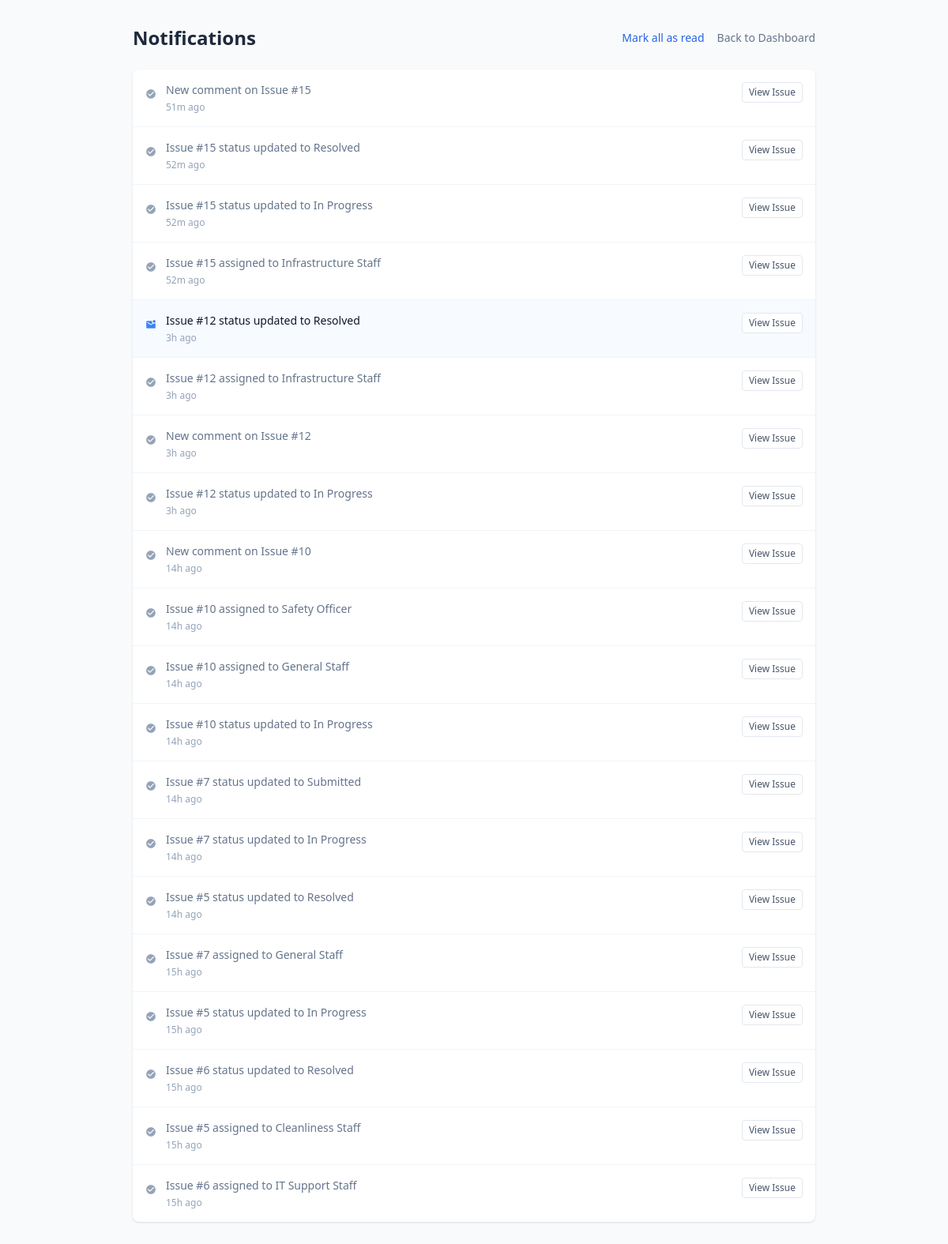
/notifications (signed in), run on the app's committed database.
### tables this page shows
CREATE TABLE notifications (
            id INTEGER PRIMARY KEY AUTOINCREMENT,
            user_id INTEGER NOT NULL,
            issue_id INTEGER,
            message TEXT NOT NULL,
            is_read BOOLEAN DEFAULT 0,
            created_at TIMESTAMP DEFAULT CURRENT_TIMESTAMP,
            FOREIGN KEY (user_id) REFERENCES users (id),
            FOREIGN KEY (issue_id) REFERENCES issues (id)
        );

### app/routes/common.py (the view)
@bp.route('/notifications')
@login_required
def notifications():
    db = get_db()
    notifications = db.execute('''
        SELECT * FROM notifications
        WHERE user_id = ?
        ORDER BY created_at DESC
    ''', (session['user_id'],)).fetchall()
    return render_template('notifications.html', notifications=notifications)

### app/db.py (called while the page is built)
def get_db():
    if 'db' not in g:
        g.db = sqlite3.connect(
            current_app.config['DATABASE'],
            detect_types=sqlite3.PARSE_DECLTYPES
        )
        g.db.row_factory = sqlite3.Row
        g.db.execute("PRAGMA foreign_keys = ON")
    return g.db

### app/utils.py (called while the page is built)
def login_required(f):
    @wraps(f)
    def decorated(*args, **kwargs):
        if 'user_id' not in session:
            flash('Please log in first.', 'error')
            return redirect(url_for('auth.login'))
        return f(*args, **kwargs)
    return decorated

def to_ist(value):
    if value is None:
        return None
    if isinstance(value, str):
        try:
            value = datetime.strptime(value, '%Y-%m-%d %H:%M:%S')
        except ValueError:
            return value
    return value + IST_OFFSET

def time_since(value):
    if not value:
        return ""
    if isinstance(value, str):
        try:
            value = datetime.strptime(value, '%Y-%m-%d %H:%M:%S')
        except ValueError:
            return value
    now = datetime.utcnow()
    diff = now - value
    if diff.days > 0:
        return f"{diff.days}d ago"
    elif diff.seconds > 3600:
        return f"{diff.seconds // 3600}h ago"
    elif diff.seconds > 60:
        return f"{diff.seconds // 60}m ago"
    else:
        return "Just now"

### app/templates/notifications.html (shortened to what this page needs)
<!DOCTYPE html>
<html class="light" lang="en">
<head>
    <script src="https://cdn.tailwindcss.com?plugins=forms,container-queries"></script>
</head>
<body class="bg-gray-50 dark:bg-gray-900 font-sans text-slate-800 dark:text-slate-200 min-h-screen">
    <div class="max-w-4xl mx-auto px-4 py-8">
        <div class="flex justify-between items-center mb-6">
            <h1 class="text-2xl font-bold">Notifications</h1>
            <div class="flex gap-4">
                <a href="{{ url_for('common.clear_all') }}" class="text-sm text-blue-600 hover:text-blue-800">Mark all
                    as read</a>
                <a href="{{ url_for('admin.dashboard' if session.role == 'admin' else 'student.dashboard') }}"
                    class="text-sm text-slate-500 hover:text-slate-700">Back to Dashboard</a>
            </div>
        </div>
        <div class="bg-white dark:bg-slate-800 rounded-lg shadow overflow-hidden">
            {% if notifications %}
            <ul class="divide-y divide-slate-100 dark:divide-slate-700">
                {% for notif in notifications %}
                <li
                    class="p-4 hover:bg-slate-50 dark:hover:bg-slate-700/50 transition-colors {{ 'bg-blue-50/50 dark:bg-blue-900/10' if not notif.is_read else '' }}">
                    <div class="flex justify-between items-start">
                        <div class="flex gap-3">
                            <div class="mt-1">
                                <span
                                    class="material-icons text-sm {{ 'text-blue-500' if not notif.is_read else 'text-slate-400' }}">
                                </span>
                            </div>
                            <div>
                                <p
                                    class="text-sm font-medium {{ 'text-slate-900 dark:text-white' if not notif.is_read else 'text-slate-500 dark:text-slate-400' }}">
                                    {{ notif.message }}
                                </p>
                                <p class="text-xs text-slate-400 mt-1">{{ notif.created_at|to_ist|timesince }}</p>
                            </div>
                        </div>
                        {% if notif.issue_id %}
                        <a href="{{ url_for('common.mark_read', notification_id=notif.id) }}"
                            class="text-xs bg-white border border-slate-200 rounded px-2 py-1 text-slate-600 hover:text-blue-600 hover:border-blue-600 transition-colors">
                            View Issue
                        </a>
                        {% endif %}
                    </div>
                </li>
                {% endfor %}
            </ul>
            {% else %}
            <div class="p-12 text-center text-slate-500">
                <span class="material-icons text-4xl mb-2 block text-slate-300">notifications_off</span>
                No notifications yet.
            </div>
            {% endif %}
        </div>
    </div>
</body>
</html>

### data on the page
notifications: is_read True (drawn), message "New comment on Issue #15", created_at|to_ist "51m ago"
notifications: is_read True (drawn), message "Issue #15 status updated to Resolved", created_at|to_ist "52m ago"
notifications: is_read True (drawn), message "Issue #15 status updated to In Progress", created_at|to_ist "52m ago"
notifications: is_read True (drawn), message "Issue #15 assigned to Infrastructure Staff", created_at|to_ist "52m ago"
notifications: is_read False (drawn), message "Issue #12 status updated to Resolved", created_at|to_ist "3h ago"
notifications: is_read True (drawn), message "Issue #12 assigned to Infrastructure Staff", created_at|to_ist "3h ago"
notifications: is_read True (drawn), message "New comment on Issue #12", created_at|to_ist "3h ago"
notifications: is_read True (drawn), message "Issue #12 status updated to In Progress", created_at|to_ist "3h ago"
notifications: is_read True (drawn), message "New comment on Issue #10", created_at|to_ist "14h ago"
notifications: is_read True (drawn), message "Issue #10 assigned to Safety Officer", created_at|to_ist "14h ago"
notifications: is_read True (drawn), message "Issue #10 assigned to General Staff", created_at|to_ist "14h ago"
notifications: is_read True (drawn), message "Issue #10 status updated to In Progress", created_at|to_ist "14h ago"
notifications: is_read True (drawn), message "Issue #7 status updated to Submitted", created_at|to_ist "14h ago"
notifications: is_read True (drawn), message "Issue #7 status updated to In Progress", created_at|to_ist "14h ago"
notifications: is_read True (drawn), message "Issue #5 status updated to Resolved", created_at|to_ist "14h ago"
notifications: is_read True (drawn), message "Issue #7 assigned to General Staff", created_at|to_ist "15h ago"
notifications: is_read True (drawn), message "Issue #5 status updated to In Progress", created_at|to_ist "15h ago"
notifications: is_read True (drawn), message "Issue #6 status updated to Resolved", created_at|to_ist "15h ago"
notifications: is_read True (drawn), message "Issue #5 assigned to Cleanliness Staff", created_at|to_ist "15h ago"
notifications: is_read True (drawn), message "Issue #6 assigned to IT Support Staff", created_at|to_ist "15h ago"
